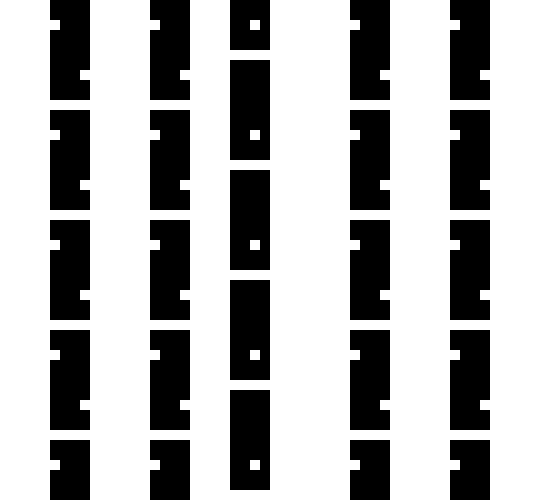
Frame 1 (no input)
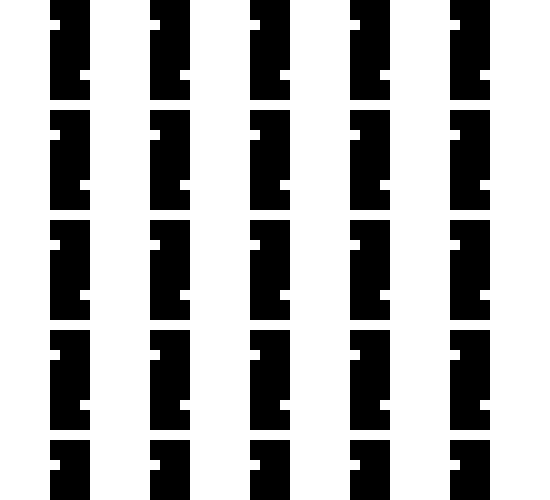
Frame 60 (the mouse pressed at the canvas centre just before this capture)
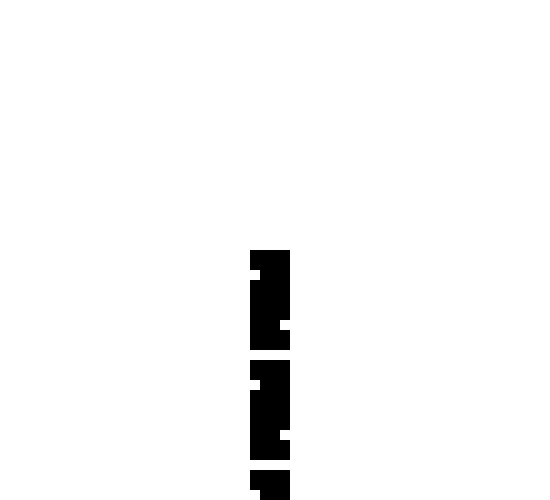
Frame 120 (the mouse held since frame 60 and released just before this capture)

The Processing sketch that drew these frames (run headless with seeded random() and noise(); from frame 60 on, the mouse is pressed at the canvas centre):

// Processing sketch: processing_168236
// ── processing_168236.pde

void setup()
{
  size(550,500);
  rectMode(CENTER);
  noStroke();
}

void draw()
{
background(255);
translate(250,mouseY);
fill(0);

//Reihe1
pushMatrix();
rect(0,0,40,100);
rect(0, 110,40,100);
rect(0,220,40,100);
rect(0,330,40,100);
rect(0,440,40,100);

fill(255);
rectMode(CORNER);
rect(0,20,10,10);
rect(30,70,10,10);

rect(0,130,10,10);
rect(30,180,10,10);

rect(0,240,10,10);
rect(30,290,10,10);

rect(0,350,10,10);
rect(30,400,10,10);

rect(0,460,10,10);
rect(30,510,10,10);
  popMatrix();
  

//Reihe2
translate(-100,mouseY);
fill(0);
pushMatrix();
rect(0,0,40,100);
rect(0, 110,40,100);
rect(0,220,40,100);
rect(0,330,40,100);
rect(0,440,40,100);

fill(255);
rectMode(CORNER);
rect(0,20,10,10);
rect(30,70,10,10);

rect(0,130,10,10);
rect(30,180,10,10);

rect(0,240,10,10);
rect(30,290,10,10);

rect(0,350,10,10);
rect(30,400,10,10);

rect(0,460,10,10);
rect(30,510,10,10);
  popMatrix();


//Reihe3
  translate(200,mouseY);
fill(0);
pushMatrix();
rect(0,0,40,100);
rect(0, 110,40,100);
rect(0,220,40,100);
rect(0,330,40,100);
rect(0,440,40,100);

fill(255);
rectMode(CORNER);
rect(0,20,10,10);
rect(30,70,10,10);

rect(0,130,10,10);
rect(30,180,10,10);

rect(0,240,10,10);
rect(30,290,10,10);

rect(0,350,10,10);
rect(30,400,10,10);

rect(0,460,10,10);
rect(30,510,10,10);
  popMatrix();


//Reihe4
  translate(-300,mouseY);
fill(0);
pushMatrix();
rect(0,0,40,100);
rect(0, 110,40,100);
rect(0,220,40,100);
rect(0,330,40,100);
rect(0,440,40,100);

fill(255);
rectMode(CORNER);
rect(0,20,10,10);
rect(30,70,10,10);

rect(0,130,10,10);
rect(30,180,10,10);

rect(0,240,10,10);
rect(30,290,10,10);

rect(0,350,10,10);
rect(30,400,10,10);

rect(0,460,10,10);
rect(30,510,10,10);
  popMatrix();

  
//Reihe5 
    translate(400,mouseY);
fill(0);
pushMatrix();
rect(0,0,40,100);
rect(0, 110,40,100);
rect(0,220,40,100);
rect(0,330,40,100);
rect(0,440,40,100);

fill(255);
rectMode(CORNER);
rect(0,20,10,10);
rect(30,70,10,10);

rect(0,130,10,10);
rect(30,180,10,10);

rect(0,240,10,10);
rect(30,290,10,10);

rect(0,350,10,10);
rect(30,400,10,10);

rect(0,460,10,10);
rect(30,510,10,10);
  popMatrix();

}
